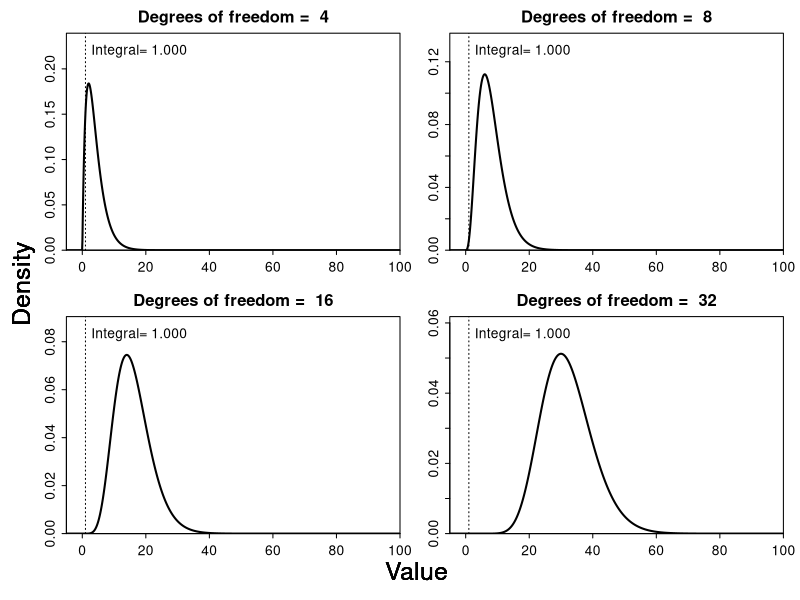
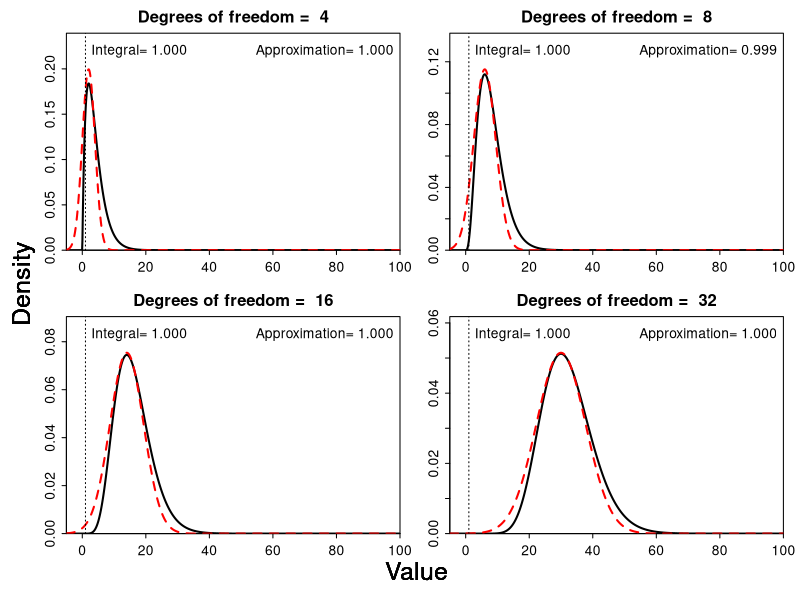

The R script that drew these images, in order:

setwd( "C:/Users/James.Thorson/Desktop/Project_git/2018_FSH556/Week 2 -- mixed-effects/Lab 2/")

for( z in 1:2 ){
  png( file=paste0("Laplace_example_",z,".png"), width=10, height=7.5, res=200, units="in")
    par( mfrow=c(2,2), mgp=c(2,0.5,0), tck=-0.02, xaxs="i", yaxs="i", mar=c(2,2,2,1), oma=c(2,2,0,0) )
    for(i in 1:4){
      if(i==1) X = seq(-5,100,length=1000)
      if(i==2) X = seq(-5,100,length=1000)
      if(i==3) X = seq(-5,100,length=1000)
      if(i==4) X = seq(-5,100,length=1000)
      DF = c(4,8,16,32)[i]
      Y1 = dchisq( X, df=DF )
      Y2 = dnorm( X, mean=DF-2, sd=sqrt(2*(DF-2)) )
      #Y2 = Y2/max(Y2)*max(Y1)
      matplot( x=X, y=cbind(Y1,Y2)[,1:z,drop=FALSE], type="l", lwd=2, col=c("black","red"), ylim=c(0,max(c(Y1,Y2))*1.2), xlab="", ylab="", main=paste("Degrees of freedom = ",DF) )
      abline( v=1, lty="dotted" )
      Integral1 = sum(Y1) * mean(diff(X))
      Integral2 = sum(Y2) * mean(diff(X))
      legend( "topleft", col="black", legend=paste0("Integral= ",formatC(Integral1,format="f",digits=3)), bty="n" )
      if(z==2) legend( "topright", col="red", legend=paste0("Approximation= ",formatC(Integral2,format="f",digits=3)), bty="n" )
      mtext( side=1:2, text=c("Value","Density"), outer=TRUE, cex=1.5 )
    }
  dev.off()
}
